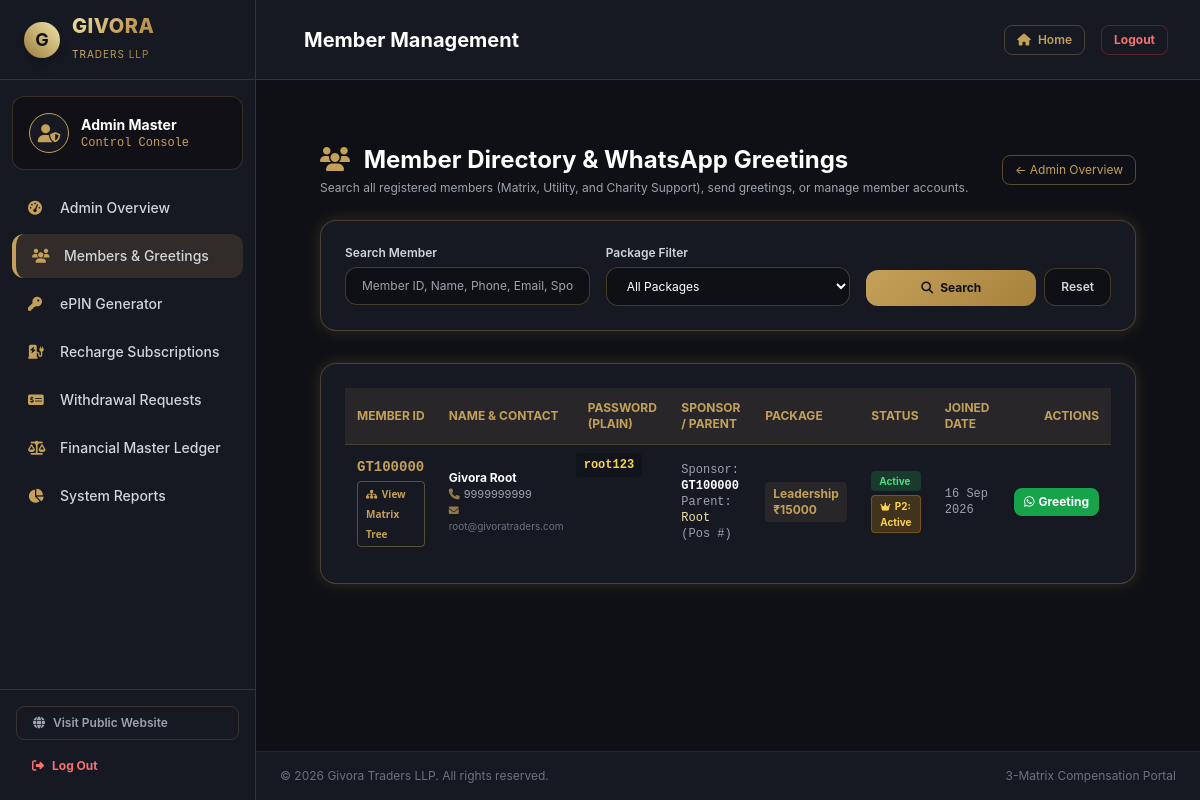
Screenshot of /admin/members.php (signed in) with the database file from the repository.
### tables this page shows
CREATE TABLE IF NOT EXISTS members (
    id INT AUTO_INCREMENT PRIMARY KEY,
    member_id VARCHAR(20) NOT NULL UNIQUE,
    sponsor_id VARCHAR(20) DEFAULT NULL,
    placement_parent_id VARCHAR(20) DEFAULT NULL,
    matrix_position INT DEFAULT NULL,
    name VARCHAR(100) NOT NULL,
    email VARCHAR(100) NOT NULL,
    phone VARCHAR(20) NOT NULL,
    password VARCHAR(255) NOT NULL,
    used_epin VARCHAR(50) NOT NULL,
    package_type VARCHAR(50) NOT NULL,
    custom_amount DECIMAL(12,2) NOT NULL DEFAULT 0.00,
    profile_image VARCHAR(255) DEFAULT NULL,
    status ENUM('Active', 'Inactive') NOT NULL DEFAULT 'Active',
    p2_status ENUM('Inactive', 'Active') NOT NULL DEFAULT 'Inactive',
    p2_placement_parent_id VARCHAR(20) DEFAULT NULL,
    p2_matrix_position INT DEFAULT NULL,
    p2_created_at TIMESTAMP NULL DEFAULT NULL,
    created_at TIMESTAMP DEFAULT CURRENT_TIMESTAMP,
    INDEX idx_sponsor (sponsor_id),
    INDEX idx_parent (placement_parent_id),
    INDEX idx_p2_parent (p2_placement_parent_id)
);

### includes/functions.php (called while the page is built, shortened)
<?php
function getBaseUrl() {
    $protocol = isset($_SERVER['HTTPS']) && $_SERVER['HTTPS'] === 'on' ? 'https' : 'http';
    $host = $_SERVER['HTTP_HOST'] ?? 'localhost';
    return $protocol . '://' . $host;
}

### admin/members.php (the view, shortened to what this page needs)
<?php
require_once __DIR__ . '/../includes/functions.php';
$pdo = getDBConnection();
$search = trim($_GET['search'] ?? '');
$query = "SELECT * FROM members WHERE 1=1";
$params = [];
$query .= " ORDER BY created_at DESC";
$stmt = $pdo->prepare($query);
$stmt->execute($params);
$members = $stmt->fetchAll();
require_once __DIR__ . '/../includes/header.php';
$login_url = getBaseUrl() . "/login.php";
?>
<div class="py-8 max-w-7xl mx-auto px-4 sm:px-6 lg:px-8">
    <div class="mb-6 flex flex-col md:flex-row md:items-center justify-between gap-4">
        <div>
            <h1 class="text-2xl font-bold text-white"><i class="fas fa-users text-gold mr-2"></i> Member Directory & WhatsApp Greetings</h1>
            <p class="text-xs text-gray-400 mt-1">Search all registered members (Matrix, Utility, and Charity Support), send greetings, or manage member accounts.</p>
        </div>
        <a href="/admin/index.php" class="text-xs text-gold border border-gold/40 px-3 py-1.5 rounded-lg hover:bg-gold/10 self-start md:self-auto">← Admin Overview</a>
    </div>
    <div class="bg-darkcard p-6 rounded-2xl gold-border-glow mb-8">
        <form method="GET" action="" class="grid grid-cols-1 md:grid-cols-3 gap-4">
            <div>
                <label class="block text-xs font-semibold text-gray-300 mb-1.5">Search Member</label>
                <input type="text" name="search" placeholder="Member ID, Name, Phone, Email, Sponsor..." value="<?php echo htmlspecialchars($search); ?>" class="w-full bg-darkbg border border-gold/30 rounded-xl px-4 py-2.5 text-xs text-white focus:outline-none focus:border-gold">
            </div>
            <div>
                <label class="block text-xs font-semibold text-gray-300 mb-1.5">Package Filter</label>
                <select name="package" class="w-full bg-darkbg border border-gold/30 rounded-xl px-4 py-2.5 text-xs text-white focus:outline-none focus:border-gold">
                    <option value="">All Packages</option>
                </select>
            </div>
            <div class="flex items-end space-x-2">
                <button type="submit" class="btn-gold px-6 py-2.5 rounded-xl font-bold text-xs flex-grow">
                    <i class="fas fa-search mr-1"></i> Search
                </button>
                <a href="/admin/members.php" class="bg-darkbg border border-gold/30 text-gray-300 px-4 py-2.5 rounded-xl font-semibold text-xs hover:text-gold text-center">
                    Reset
                </a>
            </div>
        </form>
    </div>
    <div class="bg-darkcard p-6 rounded-2xl gold-border-glow">
        <div class="overflow-x-auto">
            <table class="w-full text-left text-xs text-gray-300">
                <thead class="bg-gold/10 text-gold uppercase border-b border-gold/20">
                    <tr>
                        <th class="p-3">Member ID</th>
                        <th class="p-3">Name & Contact</th>
                        <th class="p-3">Password (Plain)</th>
                        <th class="p-3">Sponsor / Parent</th>
                        <th class="p-3">Package</th>
                        <th class="p-3">Status</th>
                        <th class="p-3">Joined Date</th>
                        <th class="p-3 text-right">Actions</th>
                    </tr>
                </thead>
                <tbody class="divide-y divide-gold/10">
                    <?php if (empty($members)): ?>
                        <tr>
                            <td colspan="8" class="p-4 text-center text-gray-500">No members found matching the specified criteria.</td>
                        </tr>
                    <?php else: foreach ($members as $m):
                        $is_non_matrix = in_array($m['package_type'], ['Charity_10000', 'Recharge_1200', 'Gas_3000', 'Recharge_Bundle_5400']);
                        $wa_text = "Welcome to Givora Traders LLP! Your Member ID is: " . $m['member_id'] . " and Password is: " . $m['password'] . " . Login here: " . $login_url;
                        $phone_digits = preg_replace('/[^0-9]/', '', $m['phone']);
                        if (strlen($phone_digits) === 10) {
                            $phone_digits = '91' . $phone_digits;
                        }
                        $wa_url = "https://wa.me/" . (!empty($phone_digits) ? $phone_digits : "") . "?text=" . urlencode($wa_text);
                    ?>
                        <tr class="hover:bg-gold/5 transition">
                            <td class="p-3 font-mono font-extrabold text-gold text-sm">
                                <div><?php echo htmlspecialchars($m['member_id']); ?></div>
                                <?php if (!$is_non_matrix): ?>
                                    <a href="/admin/matrix_tree.php?member_id=<?php echo $m['member_id']; ?>" class="mt-1 text-[10px] text-gold border border-gold/40 px-2 py-0.5 rounded hover:bg-gold/10 inline-block font-sans">
                                        <i class="fas fa-sitemap mr-0.5"></i> View Matrix Tree
                                    </a>
                                <?php else: ?>
                                    <span class="mt-1 text-[10px] text-gray-400 border border-gray-700 px-2 py-0.5 rounded inline-block font-sans">
                                        <i class="fas fa-user-tag mr-0.5"></i> Non-Matrix Account
                                    </span>
                                <?php endif; ?>
                            </td>
                            <td class="p-3">
                                <div class="font-bold text-white"><?php echo htmlspecialchars($m['name']); ?></div>
                                <div class="text-gray-400 text-[11px]"><i class="fas fa-phone text-gold/70 mr-1"></i><?php echo htmlspecialchars($m['phone']); ?></div>
                                <div class="text-gray-500 text-[10px]"><i class="fas fa-envelope text-gold/70 mr-1"></i><?php echo htmlspecialchars($m['email']); ?></div>
                            </td>
                            <td class="p-3 font-mono text-amber-300 font-semibold bg-darkbg/50 rounded px-2 py-1 inline-block my-2"><?php echo htmlspecialchars($m['password']); ?></td>
                            <td class="p-3 font-mono text-gray-400">
                                <div>Sponsor: <span class="text-white font-bold"><?php echo htmlspecialchars($m['sponsor_id'] ?: 'GT100000'); ?></span></div>
                                <?php if (!$is_non_matrix): ?>
                                    <div>Parent: <span class="text-goldlight"><?php echo htmlspecialchars($m['placement_parent_id'] ?: 'Root'); ?></span> (Pos #<?php echo $m['matrix_position']; ?>)</div>
                                <?php else: ?>
                                    <div class="text-[10px] text-gray-500 italic">Unilevel Direct Chain</div>
                                <?php endif; ?>
                            </td>
                            <td class="p-3">
                                <?php if ($m['package_type'] === 'Charity_10000'): ?>
                                    <span class="px-2 py-1 rounded bg-amber-500/20 text-amber-300 font-bold border border-amber-500/30 inline-block">
                                        <i class="fas fa-hand-holding-heart mr-1"></i> Charity (₹<?php echo number_format((float)$m['custom_amount'], 2); ?>)
                                    </span>
                                <?php elseif (in_array($m['package_type'], ['Recharge_1200', 'Gas_3000', 'Recharge_Bundle_5400'])): ?>
                                    <span class="px-2 py-1 rounded bg-blue-500/20 text-blue-300 font-bold border border-blue-500/30 inline-block">
                                        <i class="fas fa-bolt mr-1"></i> <?php echo str_replace('_', ' ₹', $m['package_type']); ?>
                                    </span>
                                <?php else: ?>
                                    <span class="px-2 py-1 rounded bg-gold/10 text-gold font-bold inline-block">
                                        <?php echo str_replace('_', ' ₹', $m['package_type']); ?>
                                    </span>
                                <?php endif; ?>
                            </td>
                            <td class="p-3">
                                <span class="px-2 py-0.5 rounded text-[10px] bg-green-500/20 text-green-400 font-bold block mb-1">Active</span>
                                <?php if (!$is_non_matrix): ?>
                                    <?php if ($m['p2_status'] === 'Active'): ?>
                                        <span class="px-2 py-0.5 rounded text-[10px] bg-amber-500/20 text-amber-300 font-bold border border-amber-500/30 block"><i class="fas fa-crown text-[9px] mr-0.5"></i> P2: Active</span>
                                    <?php else: ?>
                                        <span class="px-2 py-0.5 rounded text-[10px] bg-gray-500/20 text-gray-400 font-semibold block">P2: Pending</span>
                                    <?php endif; ?>
                                <?php endif; ?>
                            </td>
                            <td class="p-3 font-mono text-gray-400"><?php echo date('d M Y', strtotime($m['created_at'])); ?></td>
                            <td class="p-3 text-right">
                                <div class="flex items-center justify-end space-x-2">
                                    <a href="<?php echo $wa_url; ?>" target="_blank" title="Send WhatsApp Greeting" class="px-2.5 py-1.5 rounded-lg bg-green-600 hover:bg-green-500 text-white font-bold text-xs inline-flex items-center space-x-1 shadow">
                                        <i class="fab fa-whatsapp"></i>
                                        <span>Greeting</span>
                                    </a>
                                </div>
                            </td>
                        </tr>
                    <?php endforeach; endif; ?>
                </tbody>
            </table>
        </div>
    </div>
</div>
<?php require_once __DIR__ . '/../includes/footer.php'; ?>

### rows the page displays
members: member "GT100000", name "Givora Root", phone "9999999999", email "root@givoratraders.com", password "root123", sponsor "GT100000", placement_parent "Root", package_type "Leadership ₹15000", p2_status "Active" (drawn), created_at "16 Sep 2026"

### other values shown
$page_title "Member Management"
